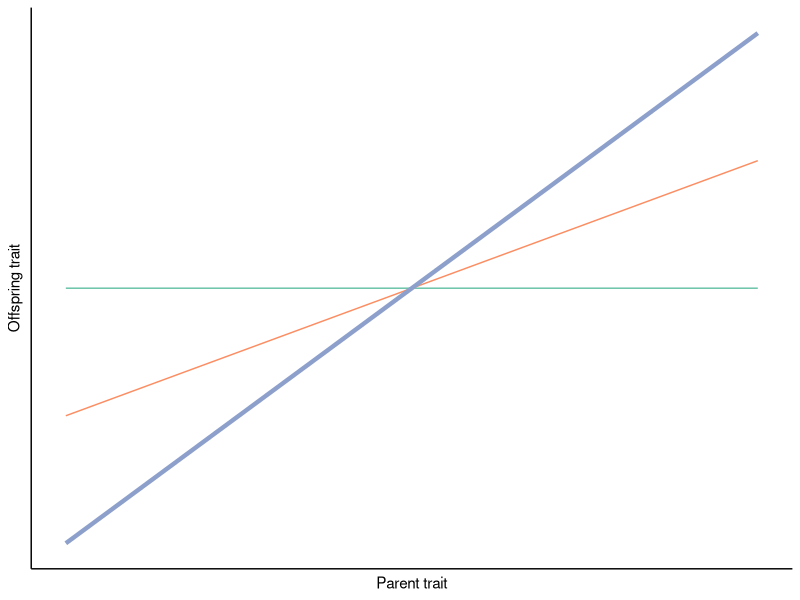
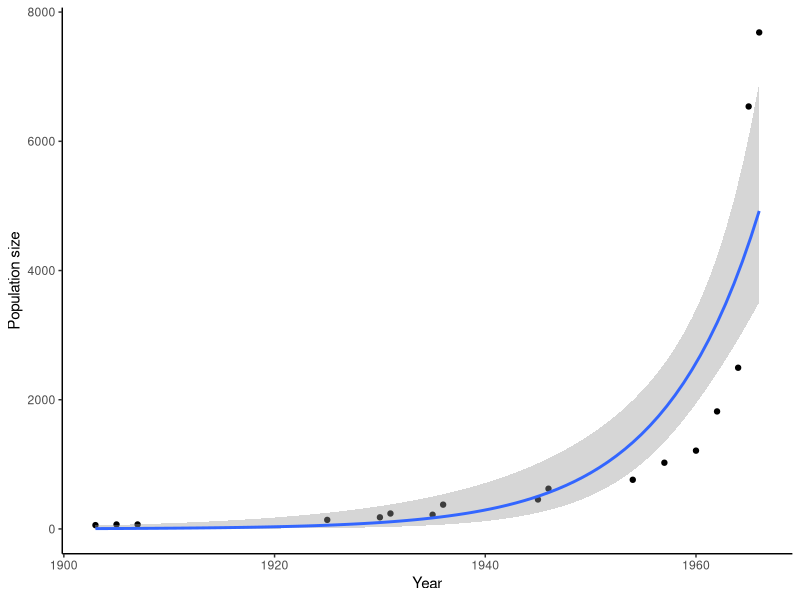
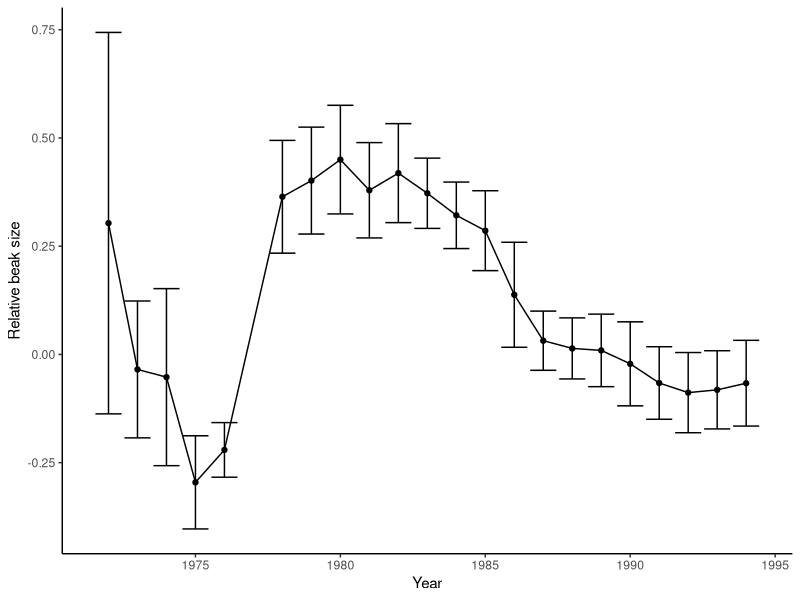
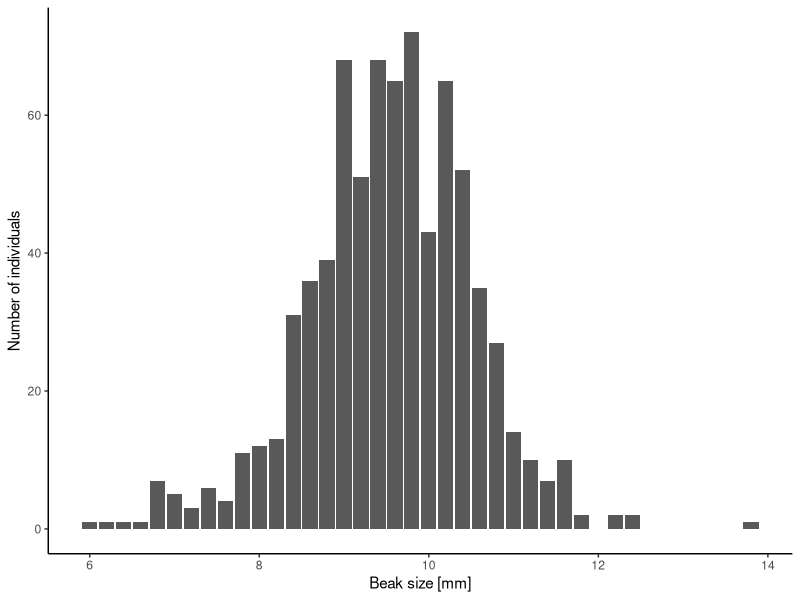
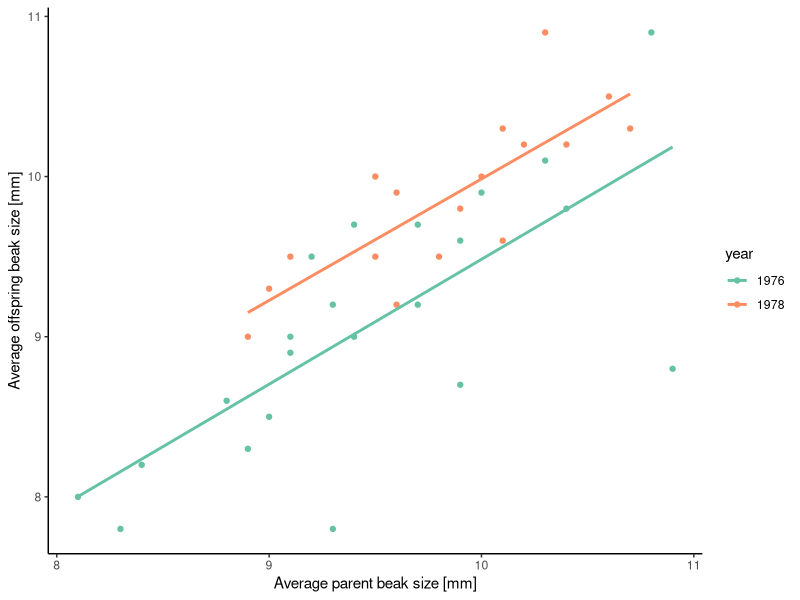
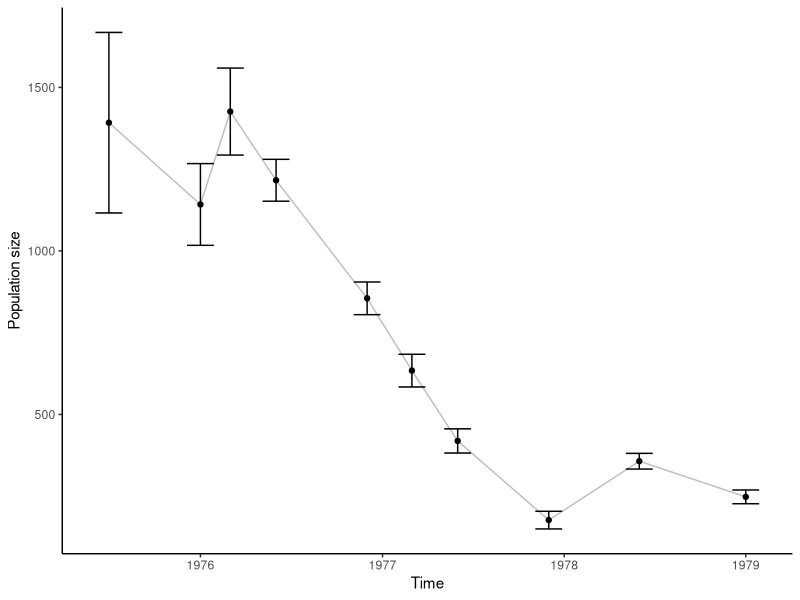

Reproduce these figures in R, in order. (Note: this script raises an error after producing the figures.)
## ---- chunk 1
library(ggplot2)
library(gridExtra)
library(RColorBrewer)
## ---- chunk 2
x <- c(0,1)
y1 <- c(0,1)
y2 <- c(.5,.5)
y3 <- c(.25,.75)

df <- as.data.frame(cbind(x,y1,y2,y3))
                   
ggplot(df)+
    geom_line(aes(x=x,y=y2), color="#66c2a5")+
    geom_line(aes(x=x,y=y3), color="#fc8d62")+
    geom_line(aes(x=x,y=y1), color="#8da0cb", size=1.5)+
    theme_classic()+
    theme(axis.text.x=element_blank(), axis.ticks.x=element_blank()) +
    theme(axis.text.y=element_blank(), axis.ticks.y=element_blank()) +
    xlab("Parent trait")+
    ylab("Offspring trait")
## ---- chunk 3
elephants <- read.csv("data/3_elephants.csv")

ggplot(elephants, aes(x=year, y=pop.size)) +
    geom_point() +
    geom_smooth(method="glm", method.args=list(family=quasipoisson(link="log"))) +
    xlab("Year") +
    ylab("Population size") +
    theme_classic()
## ---- chunk 4
time.series <- read.csv("data/3_finches_time_series.csv")

ggplot(time.series, aes(x=year, y=rel.beak.size)) +
  geom_point() +
  geom_line() +
  geom_errorbar(aes(ymin=rel.beak.size-st.err, ymax=rel.beak.size+st.err))  +
  xlab("Year") +
  ylab("Relative beak size") +
  theme_classic()
## ---- chunk 5
beak.size <- read.csv("data/3_beak_size_variation.csv")

beak.size.plot1 <- ggplot(beak.size, aes(x=beak.size, y=number.1976)) +
    geom_col() +
    xlab("Beak size [mm]") +
    ylab("Number of individuals") +
    theme_classic()
beak.size.plot1
## ---- chunk 6
parent.offspring <- read.csv("data/3_parent_offspring.csv")
parent.offspring$year <- as.factor(parent.offspring$year)

ggplot(parent.offspring, aes(x=parent.beak, y=offspring.beak, color=year)) +
    geom_point() +
    geom_smooth(method = "lm", se=FALSE) +
    xlab("Average parent beak size [mm]") +
    ylab("Average offspring beak size [mm]") +
    theme_classic() +
    scale_color_brewer(palette = "Set2")
## ---- chunk 7
pop.size <- read.csv("data/3_population_size.csv")
pop.size$date <- as.Date(pop.size$date, format = "%m/%d/%Y")

ggplot(pop.size, aes(x=date, y=pop.size)) +
    geom_line(color="gray") +
    geom_point() +
    geom_errorbar(aes(ymin=pop.size-var, ymax=pop.size+var))  +
    xlab("Time") +
    ylab("Population size") +
    theme_classic()
## ---- chunk 8
knitr::include_graphics('images/field.jpeg')
## ---- chunk 9
knitr::include_graphics('images/mollies.png')
## ---- chunk 10
#Creating a vector x with a number sequence from 1-10
x <- 1:10
print(x)
## ---- chunk 11
#Making some calculation based on x
y <- x^2
print(y)
## ---- chunk 12
#Combine the two vectors into a data frame
df <- data.frame(cbind(x,y))
print(df)
## ---- chunk 13
#Plotting the results
ggplot(df, aes(x=x, y=y)) +
    geom_point() +
    theme_classic()
## ---- chunk 14
allometry <- read.csv("data/3_allometry.csv")

ggplot(allometry, aes(x=population, y=head.size)) +
    geom_boxplot() +
    xlab("Population") +
    ylab("Head size") +
    theme_classic()
## ---- chunk 15
ggplot(allometry, aes(x=population, y=body.size)) +
    geom_boxplot() +
    xlab("Population") +
    ylab("Body size") +
    theme_classic()
## ---- chunk 16
#Extract residuals and create a new variable res.head.size in the allometry data frame
allometry$res.head.size <- residuals(fit)
## ---- chunk 17
ggplot(allometry, aes(x=body.size, y=res.head.size, color=population)) +
    geom_smooth(method="lm", color="gray", se = FALSE) +
    geom_point() +
    xlab("Body size") +
    ylab("Residual head size") +
    theme_classic() +
    scale_color_brewer(palette = "Set2")
## ---- chunk 18
ggplot(allometry, aes(x=population, y=res.head.size)) +
    geom_boxplot() +
    xlab("Population") +
    ylab("Residual head size") +
    theme_classic()
## ---- chunk 19
test.data <- read.csv("data/test_data.csv")

ggplot(test.data, aes(length)) +
    geom_histogram() +
    xlab("Length [mm]") +
    ylab("Frequency") +
    theme_classic()
## ---- chunk 20
ggplot(test.data, aes(length)) +
    geom_histogram(aes(y=..density..)) +
    geom_density() +
    xlab("Length [mm]") +
    ylab("Frequency") +
    theme_classic()
## ---- chunk 21
ggplot(test.data, aes(length, fill=sex)) +
    geom_histogram(aes(y=..density..)) +
    geom_density(alpha=.5) + #The alpha determines the degree of transparency
    xlab("Length [mm]") +
    ylab("Frequency") +
    theme_classic() +
    scale_fill_brewer(palette = "Set2") #This changes the color scheme to a colorblind-friendly palette (see Chapter 2)
